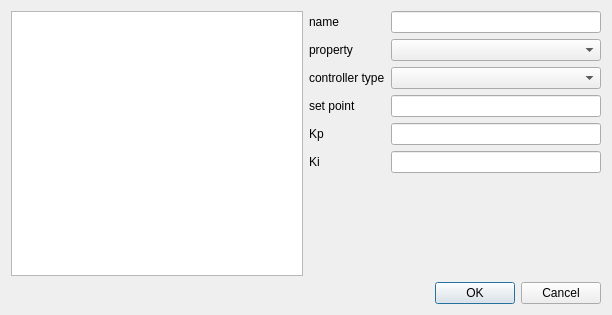
<?xml version="1.0" encoding="UTF-8"?>
<ui version="4.0">
 <class>SVNetworkControllerDialog</class>
 <widget class="QDialog" name="SVNetworkControllerDialog">
  <property name="geometry">
   <rect>
    <x>0</x>
    <y>0</y>
    <width>612</width>
    <height>315</height>
   </rect>
  </property>
  <property name="windowTitle">
   <string>Dialog</string>
  </property>
  <layout class="QGridLayout" name="gridLayout">
   <item row="0" column="0">
    <widget class="QTableWidget" name="tableWidget"/>
   </item>
   <item row="0" column="1">
    <layout class="QFormLayout" name="formLayout">
     <item row="0" column="0">
      <widget class="QLabel" name="label">
       <property name="text">
        <string>name</string>
       </property>
      </widget>
     </item>
     <item row="0" column="1">
      <widget class="QtExt::LanguageStringEditWidget1" name="lineEditName"/>
     </item>
     <item row="1" column="0">
      <widget class="QLabel" name="label_2">
       <property name="text">
        <string>property</string>
       </property>
      </widget>
     </item>
     <item row="1" column="1">
      <widget class="QComboBox" name="comboBoxProperty"/>
     </item>
     <item row="2" column="0">
      <widget class="QLabel" name="label_3">
       <property name="text">
        <string>controller type</string>
       </property>
      </widget>
     </item>
     <item row="2" column="1">
      <widget class="QComboBox" name="comboBoxControllerType"/>
     </item>
     <item row="3" column="0">
      <widget class="QLabel" name="label_4">
       <property name="text">
        <string>set point</string>
       </property>
      </widget>
     </item>
     <item row="4" column="0">
      <widget class="QLabel" name="label_6">
       <property name="text">
        <string>Kp</string>
       </property>
      </widget>
     </item>
     <item row="5" column="0">
      <widget class="QLabel" name="label_7">
       <property name="text">
        <string>Ki</string>
       </property>
      </widget>
     </item>
     <item row="3" column="1">
      <widget class="QtExt::ValidatingLineEdit" name="lineEditSetpoint"/>
     </item>
     <item row="4" column="1">
      <widget class="QtExt::ValidatingLineEdit" name="lineEditKp"/>
     </item>
     <item row="5" column="1">
      <widget class="QtExt::ValidatingLineEdit" name="lineEditKi"/>
     </item>
    </layout>
   </item>
   <item row="1" column="0" colspan="2">
    <widget class="QDialogButtonBox" name="buttonBox">
     <property name="orientation">
      <enum>Qt::Horizontal</enum>
     </property>
     <property name="standardButtons">
      <set>QDialogButtonBox::Cancel|QDialogButtonBox::Ok</set>
     </property>
    </widget>
   </item>
  </layout>
 </widget>
 <customwidgets>
  <customwidget>
   <class>QtExt::LanguageStringEditWidget1</class>
   <extends>QLineEdit</extends>
   <header location="global">QtExt_LanguageStringEditWidget1.h</header>
  </customwidget>
  <customwidget>
   <class>QtExt::ValidatingLineEdit</class>
   <extends>QLineEdit</extends>
   <header location="global">QtExt_ValidatingLineEdit.h</header>
  </customwidget>
 </customwidgets>
 <resources/>
 <connections>
  <connection>
   <sender>buttonBox</sender>
   <signal>accepted()</signal>
   <receiver>SVNetworkControllerDialog</receiver>
   <slot>accept()</slot>
   <hints>
    <hint type="sourcelabel">
     <x>248</x>
     <y>254</y>
    </hint>
    <hint type="destinationlabel">
     <x>157</x>
     <y>274</y>
    </hint>
   </hints>
  </connection>
  <connection>
   <sender>buttonBox</sender>
   <signal>rejected()</signal>
   <receiver>SVNetworkControllerDialog</receiver>
   <slot>reject()</slot>
   <hints>
    <hint type="sourcelabel">
     <x>316</x>
     <y>260</y>
    </hint>
    <hint type="destinationlabel">
     <x>286</x>
     <y>274</y>
    </hint>
   </hints>
  </connection>
 </connections>
</ui>
